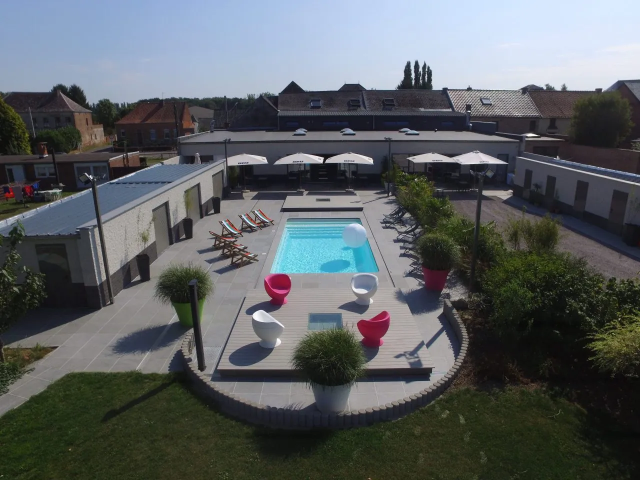
#> input picture medien/poolbau-bilder-original/01-Wide-grisa-scaled.DGej4ZpQ_ZTFqPR.webp, 1280 x 960 px, given in place of 006.png, which was not available (shown at 1/2 size)
$ python hero-flug-frames.py ../../medien/poolbau-bilder-original ../../medien/poolbau-bilder-original/10f435da-0c25-4439-978f-cc4860fc4750.DlWlOQDr_Z1py8RT.webp 5 ../../medien/poolbau-bilder-original/10f435da-0c25-4439-978f-cc4860fc4750.DlWlOQDr_Z1py8RT.webp
#> lines starting #> are read from the running program, lines starting #| are printed output that depends on the picture
"""Desktop-Bildfolge des Hero-Flugs (public/hero-flug/d) aus den Einzelbildern des Higgsfield-Videos erzeugen.
Spaeterer Start (die ersten SKIP Bilder entfallen) und ein mitlaufender 16:9-Ausschnitt: am Anfang das ganze Haus mit
etwas Himmel, die Nachbarhaeuser rechts bleiben draussen, beim Anflug weitet sich der Ausschnitt zum vollen Bild.
Einzelbilder aus dem Video: ffmpeg -vsync 0 -i video.mp4 <Ordner>/%03d.png (193 Bilder, 1920x1080, ab 001.png).
Aufruf: python3 hero-flug-frames.py <Ordner mit 001.png..193.png> <Ausgabeordner> [SKIP=16] [webp|jpg]
Die Handy-Bildfolge (m/) ist ein eigener Hochformat-Ausschnitt mit Schwenk; sie wird nur um dieselben SKIP Bilder gekuerzt.
Ausschnitt je Originalbild (Werte in Prozent der Originalbreite/-hoehe, Hoehe = Breite, weil 16:9):
  f = Nummer des Originalbildes (0 bis 192), x0 = linke Kante, w = Breite, y0 = obere Kante
"""
import sys, os
import numpy as np
from PIL import Image, ImageFilter
from scipy.interpolate import PchipInterpolator

src, out = sys.argv[1], sys.argv[2]
SKIP = int(sys.argv[3]) if len(sys.argv) > 3 else 16
FMT = sys.argv[4] if len(sys.argv) > 4 else 'webp'
os.makedirs(out, exist_ok=True)

# Schluesselbilder (Originalbild-Nummer 0..192)
K = np.array([
    # f,   x0,   w,    y0
    [0,     5.0, 68.0,  9.0],
    [16,    5.0, 68.0,  9.0],
    [20,    5.5, 68.0,  9.0],
    [40,    8.0, 67.0,  8.0],
    [60,    6.5, 71.0,  4.5],
    [75,    2.5, 72.0,  3.0],
    [90,    0.0, 76.0,  1.5],
    [105,   0.0, 83.0,  1.0],
    [120,   0.0, 94.5,  0.0],
    [135,   0.0, 100.0, 0.0],
    [192,   0.0, 100.0, 0.0],
])
fx = PchipInterpolator(K[:, 0], K[:, 1])
fw = PchipInterpolator(K[:, 0], K[:, 2])
fy = PchipInterpolator(K[:, 0], K[:, 3])

OW, OH = 1600, 900
n = 0
for i in range(SKIP, 193):
    im = Image.open(f'{src}/{i+1:03d}.png').convert('RGB')
#> im is the input picture: PIL image 1280x960 RGB; mean R, G, B 90.6, 95.5, 97.9
    W, H = im.size
#> W = 1280; H = 960
    w = float(fw(i)); x0 = float(fx(i)); y0 = float(fy(i))
    x0 = max(0.0, min(x0, 100 - w)); y0 = max(0.0, min(y0, 100 - w))
    box = (x0 / 100 * W, y0 / 100 * H, (x0 + w) / 100 * W, (y0 + w) / 100 * H)
#> box = (64, 86.4, 934.4, 739.2)
    fr = im.resize((OW, OH), Image.LANCZOS, box=box)
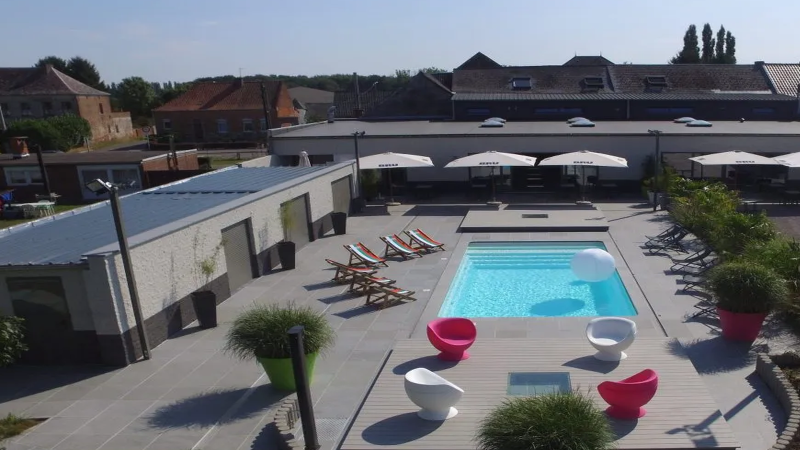
#> fr: PIL image 1600x900 RGB (shown at 1/2 size); mean R, G, B 103.4, 107.3, 113.6
    up = OW / (w / 100 * W)
#> up = 1.84
    if up > 1.05:
        fr = fr.filter(ImageFilter.UnsharpMask(radius=1.4, percent=int(45 * (up - 1)), threshold=2))
    p = f'{out}/{n:03d}.{FMT}'
    if FMT == 'webp':
        fr.save(p, 'WEBP', quality=82, method=4)
    else:
        fr.save(p, quality=88)
    n += 1
#> pass 2 of the loop `for i in range(SKIP, 193):`:
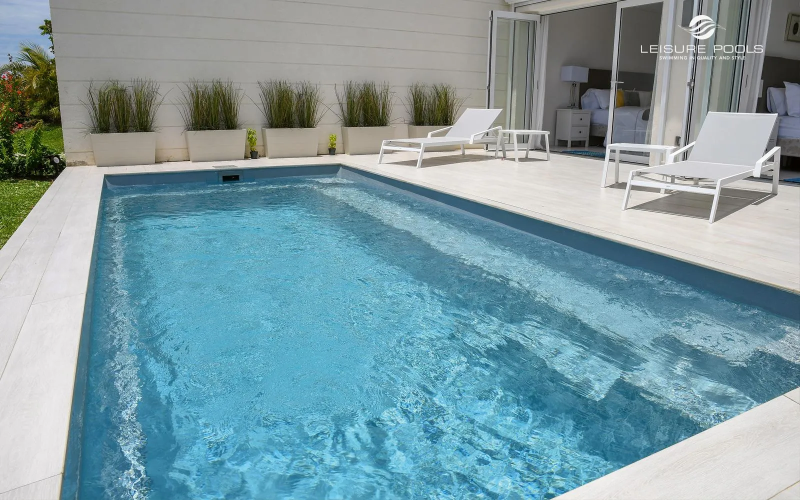
#> input picture medien/poolbau-bilder-original/10f435da-0c25-4439-978f-cc4860fc4750.DlWlOQDr_Z1py8RT.webp, 1600 x 1000 px, given in place of 007.png, which was not available (shown at 1/2 size)
#> im is the input picture: PIL image 1600x1000 RGB; mean R, G, B 125.4, 156, 163.8
#> `fr = im.resize((OW, OH), Image.LANCZOS, box=box)`:
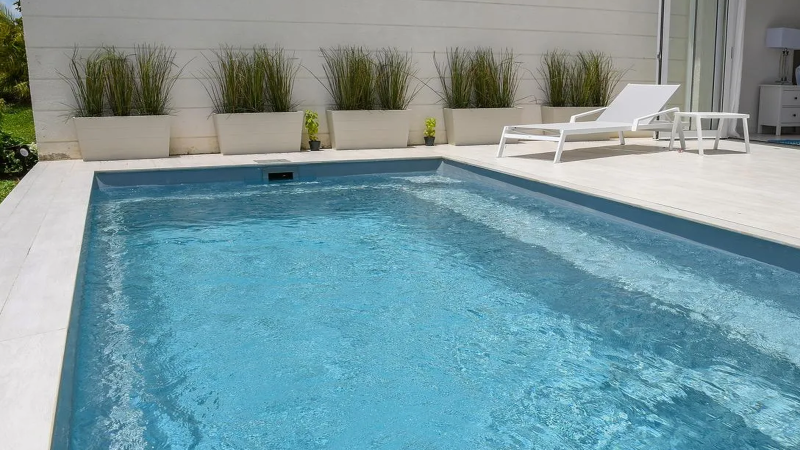
#> fr: PIL image 1600x900 RGB (shown at 1/2 size); mean R, G, B 121.4, 153.9, 160.9
#> (the run stopped early here; a loop or call above may not have finished)
